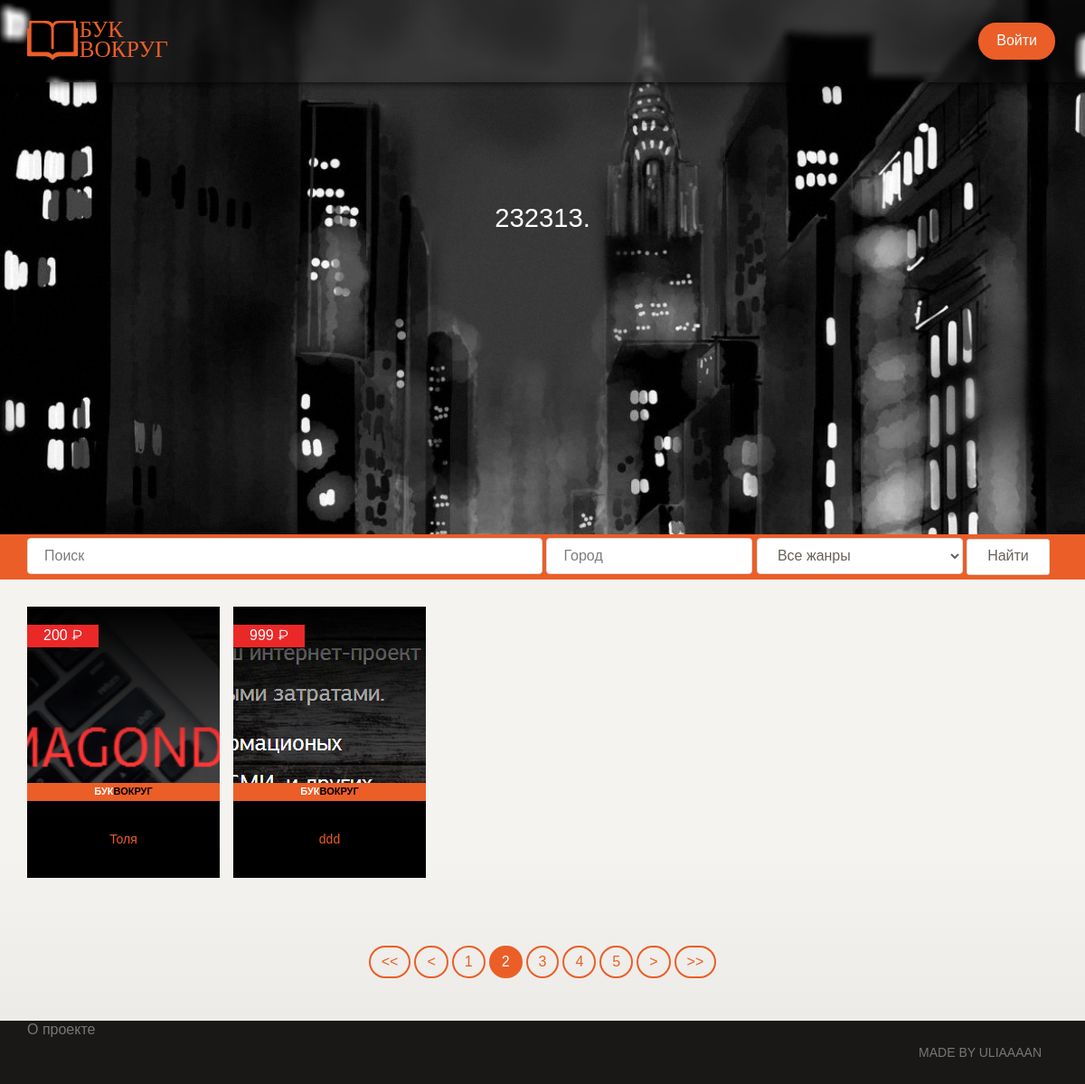
Screenshot of /?page=2 with the database file from the repository.
### tables this page shows
CREATE TABLE `books` (
  `id` int(11) NOT NULL,
  `user_id` varchar(10) NOT NULL,
  `booktitle` varchar(100) NOT NULL,
  `bookgenre_id` varchar(10) NOT NULL,
  `textbook` varchar(500) NOT NULL,
  `price` varchar(10) NOT NULL,
  `imgbookurl` varchar(100) NOT NULL,
  `addtime` varchar(20) NOT NULL,
  `endtime` varchar(20) NOT NULL,
  `city_id` varchar(10) NOT NULL
);

### functions.php (the view, shortened to what this page needs)
<?
	$connect = mysqli_connect('localhost', 'root', '12345678','bookvokrug');
	$filtersearch_value = '';
	$filtercity_value = '';
	$filterbookgenre_value = '';
	$allgenres = "Все жанры";
	function booksonmain() {
		global $connect;
		global $filtersearch_value;
		global $filtercity_value;
		global $filterbookgenre_value;
		global $allgenres;
		$filterbookgenre = $allgenres;
			$quantity = 2;
			$limit = 3;
			$page=$_GET['page'];
			$cout_rows_query = $connect->query("SELECT * FROM `books`");
			$cout_rows = mysqli_num_rows($cout_rows_query);
			$pages = $cout_rows/$quantity;
			$pages = ceil($pages);
			$pages++;
			$list =-- $page*$quantity;
		if (isset($_GET['filtersearch']) && isset($_GET['filtercity']) && isset($_GET['filterbookgenre']) ||
			isset($_GET['filtersearch']) && isset($_GET['filtercity']) ||
			isset($_GET['filtercity']) && isset($_GET['filterbookgenre']) ||
			isset($_GET['filtersearch']) && isset($_GET['filterbookgenre']) ||
			isset($_GET['filtersearch']) || isset($_GET['filtercity']) || isset($_GET['filterbookgenre'])) {
			if($_GET['filtersearch'] != "") {
				$filtersearch = htmlspecialchars($_GET['filtersearch']);
			} else {
				$filtersearch = "";
			}
			if($_GET['filtercity'] != "") {
				$filtercity = htmlspecialchars($_GET['filtercity']);
			} else {
				$filtercity = "";
			}
			if($_GET['filterbookgenre'] != $allgenres) {
				$filterbookgenre = htmlspecialchars($_GET['filterbookgenre']);
			} else {
				$filterbookgenre = $allgenres;
			}
			if (!empty($filtersearch) && !empty($filtercity) && ($filterbookgenre != $allgenres)) {
				$filtersearch_value = "WHERE `booktitle` LIKE '%".$filtersearch."%'";
				$filtercity_value = "AND `city_id` = '$filtercity'";
				$filterbookgenre_value = "AND `bookgenre_id` = '$filterbookgenre'";
				$resulturl = "&filtersearch=$filtersearch&filtercity=$filtercity&filterbookgenre=$filterbookgenre";
			} if (!empty($filtersearch) && !empty($filtercity) && ($filterbookgenre == $allgenres)) {
				$filtersearch_value = "WHERE `booktitle` LIKE '%".$filtersearch."%'";
				$filtercity_value = "AND `city_id` = '$filtercity'";
				$resulturl = "&filtersearch=$filtersearch&filtercity=$filtercity&filterbookgenre=$filterbookgenre";
			} else if (!empty($filtersearch) && empty($filtercity) && ($filterbookgenre == $allgenres)) {
				$filtersearch_value = "WHERE `booktitle` LIKE '%".$filtersearch."%'";
				$resulturl = "&filtersearch=$filtersearch";
			} else if (empty($filtersearch) && !empty($filtercity) && ($filterbookgenre != $allgenres)) {
				$filtercity_value = "WHERE `city_id` = '$filtercity'";
				$filterbookgenre_value = "AND `bookgenre_id` = '$filterbookgenre'";
				$resulturl = "&filtercity=$filtercity&filterbookgenre=$filterbookgenre";
			} else if (empty($filtersearch) && empty($filtercity) && ($filterbookgenre != $allgenres)) {
				$filterbookgenre_value = "WHERE `bookgenre_id` = '$filterbookgenre'";
				$resulturl = "&filterbookgenre=$filterbookgenre";
			} else if (!empty($filtersearch) && empty($filtercity) && ($filterbookgenre != $allgenres)) {
				$filtersearch_value = "WHERE `booktitle` LIKE '%".$filtersearch."%'";
				$filterbookgenre_value = "AND `bookgenre_id` = '$filterbookgenre'";
				$resulturl = "&filtersearch=$filtersearch&filterbookgenre=$filterbookgenre";
			} else if (empty($filtersearch) && !empty($filtercity) && ($filterbookgenre == $allgenres)) {
				$filtercity_value = "WHERE `city_id` = '$filtercity'";
				$resulturl = "&filtercity=$filtercity&filterbookgenre=$filterbookgenre";
			} else if (empty($filtersearch) && empty($filtercity) && ($filterbookgenre == $allgenres)) {
				$resulturl = "";
			}
				$quantity = 2;
				$limit = 3;
				$page=$_GET['page'];
				if(!is_numeric($page)) { $page=1; }
				if ($page<1) { $page=1; }
				$cout_rows_query = $connect->query("SELECT * FROM `books` $filtersearch_value $filtercity_value $filterbookgenre_value");
				$cout_rows = mysqli_num_rows($cout_rows_query);
				$pages = $cout_rows/$quantity;
				$pages = ceil($pages);
				$pages++;
				if ($page>$pages) { $page = 1; }
				if (!isset($list)) { $list=0; }
				$list =-- $page*$quantity;
			$booksrow = $connect->query("SELECT * FROM `books` $filtersearch_value $filtercity_value $filterbookgenre_value ORDER BY `id` DESC LIMIT $quantity OFFSET $list");
		} else {
			$booksrow = $connect->query("SELECT * FROM `books` $filtersearch_value $filtercity_value $filterbookgenre_value ORDER BY `id` DESC LIMIT $quantity OFFSET $list");
		}
		while($booksrow_res = mysqli_fetch_assoc($booksrow)) {
			echo '<a href="book.php?bookid=' .$booksrow_res['id']. '"><div class="books-block">';
				echo '<img class="bgbooks" src="http://localhost:88/' .$booksrow_res['imgbookurl']. '"> ';
				echo '<div class="books-block-gradient"></div>';
				echo '<div class="bookprice">' .$booksrow_res['price']. ' &#8381;</div>';
				echo '<div class="bookline"><div style="color: #fff; display: inline;">БУК</div>ВОКРУГ</div>';
				echo '<div class="bookname"><div class="booknameinner">' .$booksrow_res['booktitle']. '</div></div>';
			echo "</div></a>";
		}
		echo '<div class="clearfix"></div><div class="pagebottons"><ul class="pagination pagination-danger">';
		if ($page>=1) {
    		echo '<li><a href="/?page=1'.$resulturl.'"><<</a></li>';
   			echo '<li><a href="/?page=' . $page . ''.$resulturl.'">< </a></li>';
		}
		$thispage = $page+1;
		$start = $thispage-$limit;
		$end = $thispage+$limit;
		for ($j = 1; $j<$pages; $j++) {
		    if ($j>=$start && $j<=$end) {
		        if ($j==($page+1)) echo '<li class="active"><a href="/?page=' . $j . ''.$resulturl.'">' . $j . '</a></li>';
		        else echo '<li><a href="/?page=' . $j . ''.$resulturl.'">' . $j . '</a></li>';
		    }
		}
		if ($j>$page && ($page+2)<$j) {
		    echo '<li><a href="/?page=' . ($page+2) . ''.$resulturl.'"> ></a></li>';
		    echo '<li><a href="/?page=' . ($j-1) . ''.$resulturl.'">>></a></li>';
		}
		echo '</ul><div>';
	}
?>

### assets/css/main.css (style rules this page uses)
html { position: relative; min-height: 100%; }
body { margin-bottom: 60px; padding-right: 0px !important; background-color: #EBEBEB; }
.books-block { width: 213px; height: 300px; margin: 0 15px 15px 0; float: left; background-color: #000; }
.books-block img { width: 213px; height: 300px; object-fit: cover; position: absolute; }
.books-block-gradient { width: 213px; height: 150px; position: absolute; background: linear-gradient(to bottom, #000, transparent); }
.bookline { height: 20px; background-color: #EB5E28; text-align: center; font-weight: 900; font-size: 11px; color: #000; padding: 2px 0 0 0; position: absolute; width: 213px; margin-top: 195px; }
.bookname { display: flex; height: 85px; width: 213px; position: absolute; background: #000; margin-top: 215px; }
.booknameinner { color: #EB5E28; margin: auto; padding: 10px; text-align: center; font-size: 14px; }
.bookprice { position: absolute; background: #eb2828; padding: 1px 18px; margin-top: 20px; color: #fff; }
.pagebottons { margin-top: 40px; text-align: center; }

### rows the page displays
books: imgbookurl (picture), price "200", booktitle "Толя"
books: imgbookurl (picture), price "999", booktitle "ddd"

### other values shown
form field filterbookgenre "Все жанры"
